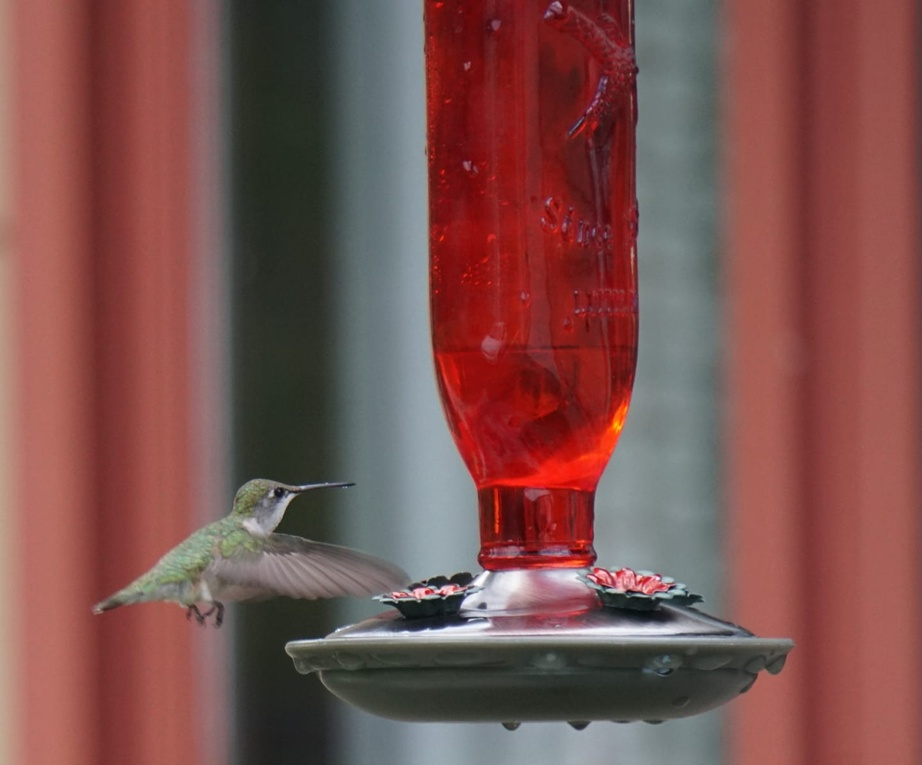
#> input picture 04_filters/hummingbird.jpg, 922 x 765 px, shrunk from 1440 x 1195 before the run
$ python emboss_image.py
#> lines starting #> are read from the running program, lines starting #| are printed output that depends on the picture
# emboss_image.py

from PIL import Image
from PIL import ImageFilter


def emboss(input_image, output_image):
#> called with input_image = 'hummingbird.jpg', output_image = 'hummingbird_emboss.jpg'
    image = Image.open(input_image)
#> image is the input picture: PIL image 922x765 RGB; mean R, G, B 124.8, 81.9, 78.8
    filtered_image = image.filter(ImageFilter.EMBOSS)
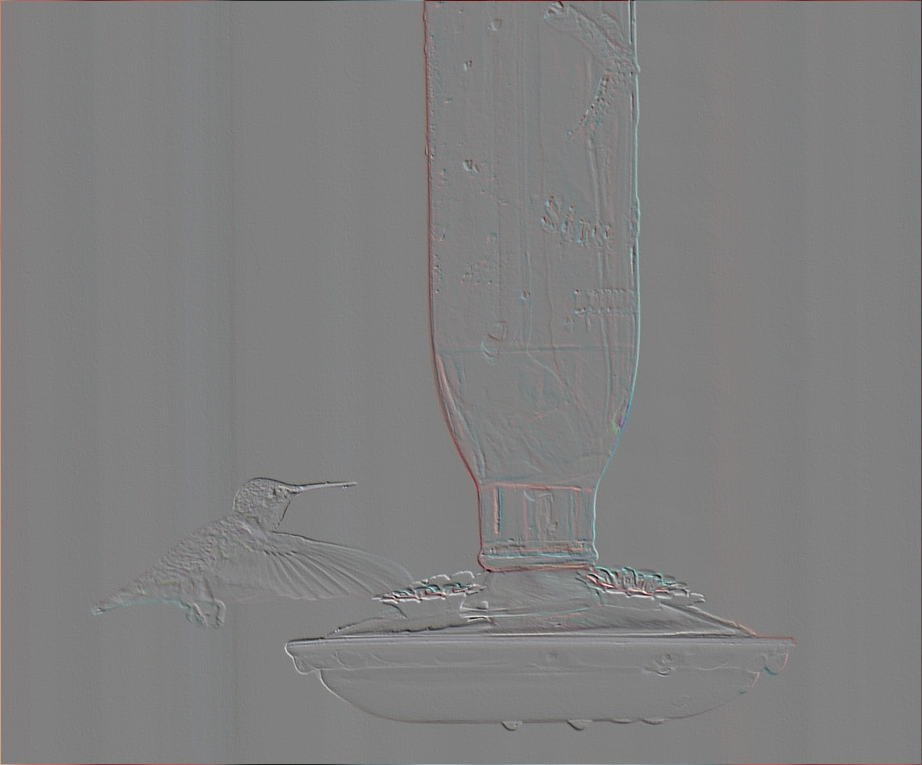
#> filtered_image: PIL image 922x765 RGB; mean R, G, B 127.9, 127.7, 127.7
    filtered_image.save(output_image)


if __name__ == "__main__":
    emboss("hummingbird.jpg", "hummingbird_emboss.jpg")

$ run again, with 04_filters/buffalo.jpg copied over 04_filters/hummingbird.jpg
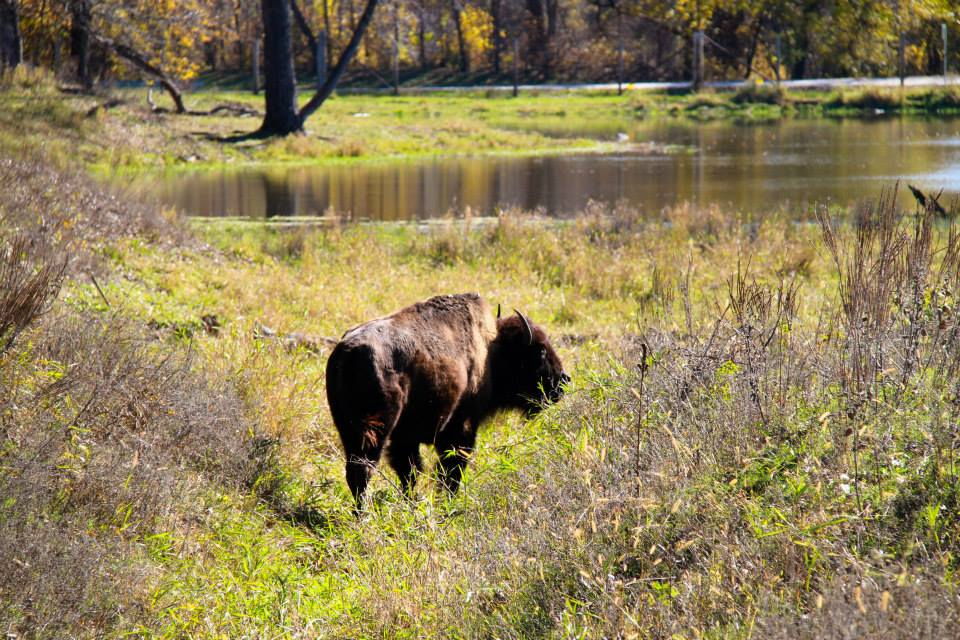
#> input picture 04_filters/buffalo.jpg, 960 x 640 px
#> in emboss, image is the input picture: PIL image 960x640 RGB; mean R, G, B 141.6, 127, 85.8
#> in emboss, `filtered_image = image.filter(ImageFilter.EMBOSS)`:
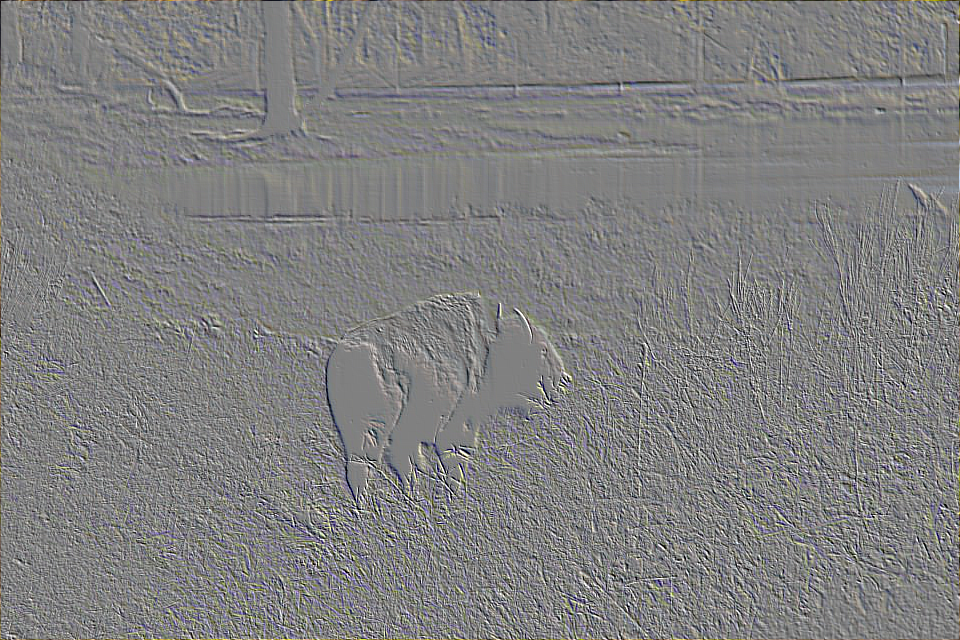
#> filtered_image: PIL image 960x640 RGB; mean R, G, B 127.9, 127.8, 127.7

$ run again, with 04_filters/butterfly.jpg copied over 04_filters/hummingbird.jpg
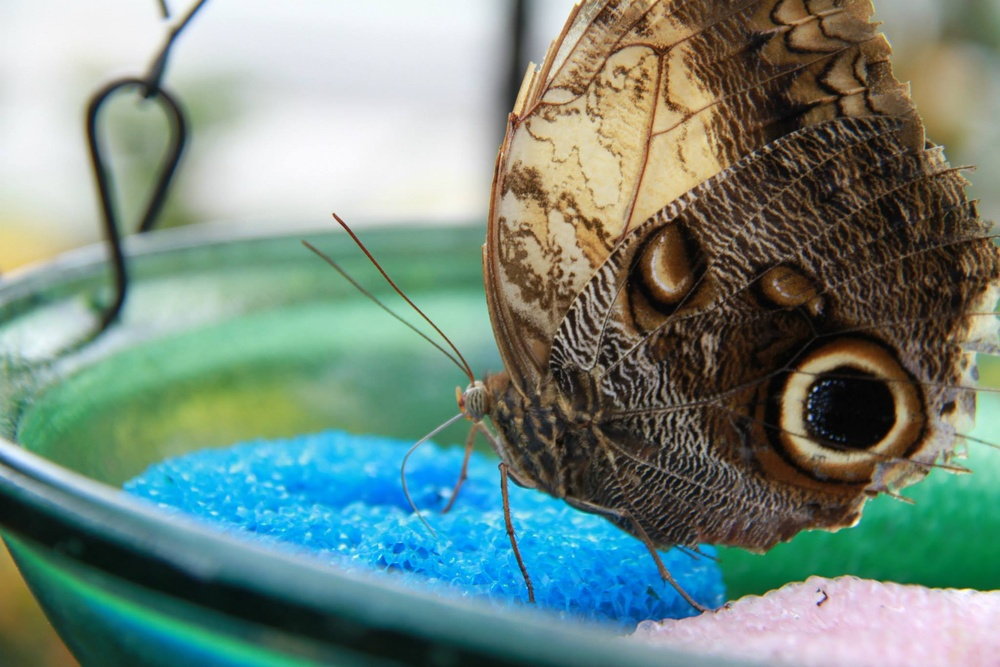
#> input picture 04_filters/butterfly.jpg, 1000 x 667 px, shrunk from 2048 x 1366 before the run
#> in emboss, image is the input picture: PIL image 1000x667 RGB; mean R, G, B 115.3, 137.2, 127.2
#> in emboss, `filtered_image = image.filter(ImageFilter.EMBOSS)`:
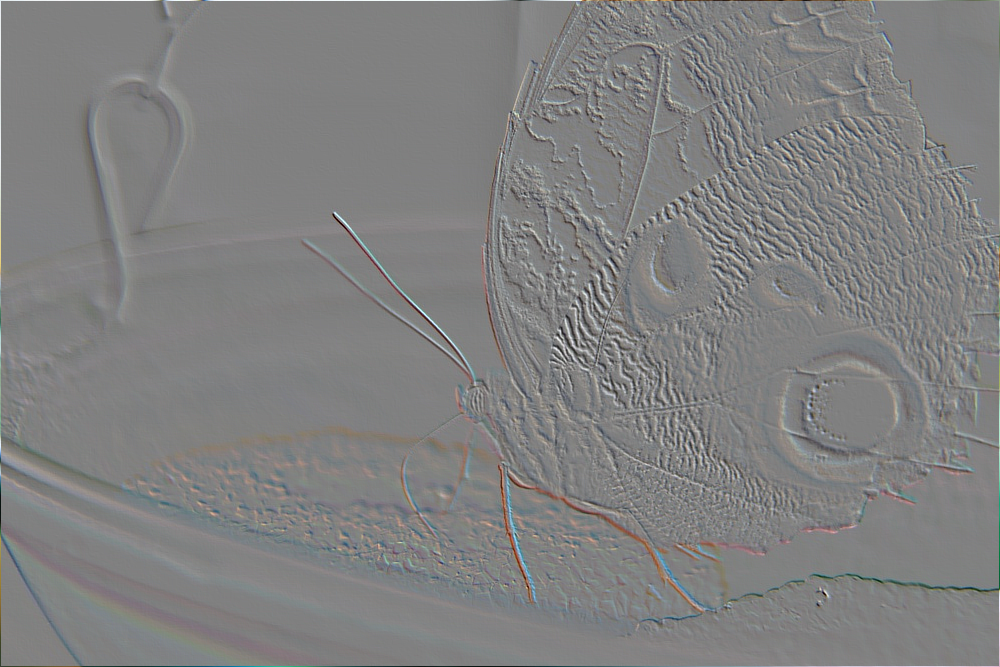
#> filtered_image: PIL image 1000x667 RGB; mean R, G, B 128.2, 128.2, 128.1

$ run again, with 04_filters/cactus.jpg copied over 04_filters/hummingbird.jpg
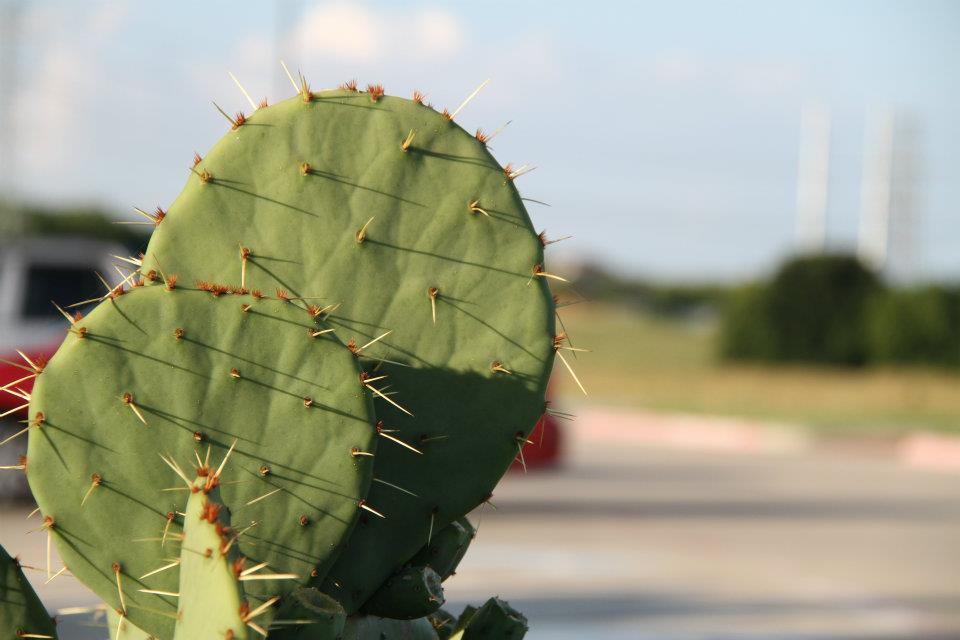
#> input picture 04_filters/cactus.jpg, 960 x 640 px
#> in emboss, image is the input picture: PIL image 960x640 RGB; mean R, G, B 154.5, 156.2, 131.8
#> in emboss, `filtered_image = image.filter(ImageFilter.EMBOSS)`:
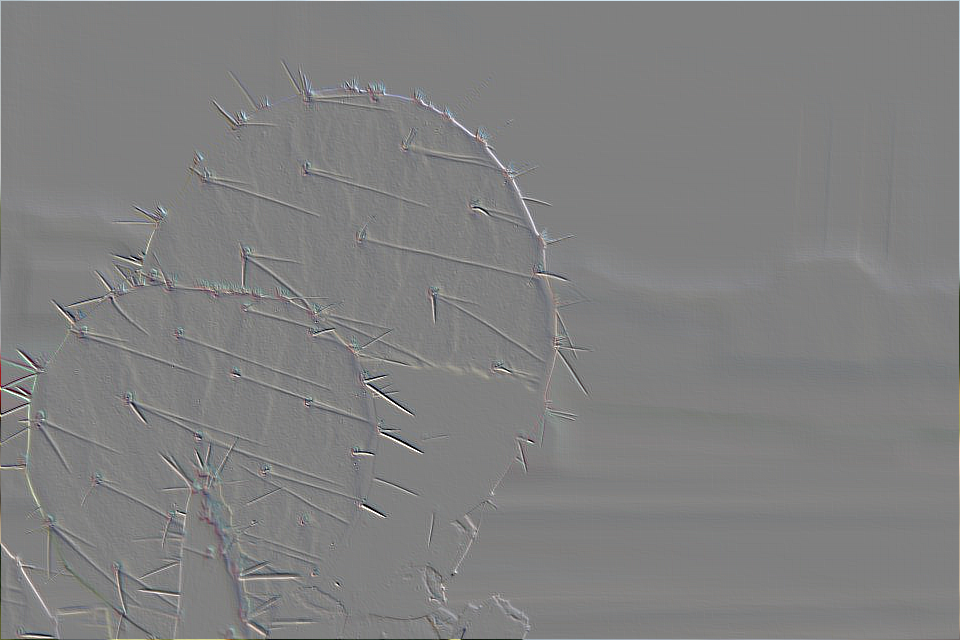
#> filtered_image: PIL image 960x640 RGB; mean R, G, B 128.3, 128.4, 128.4
